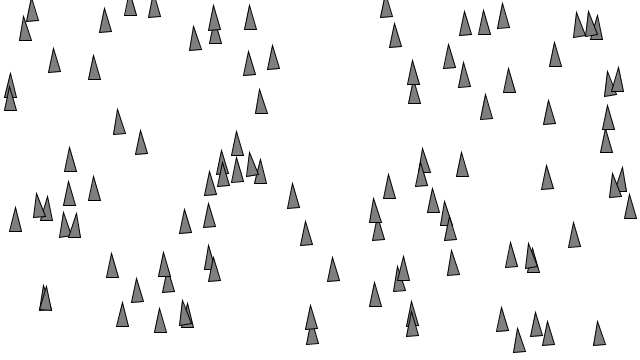
Frame 1 (no input)
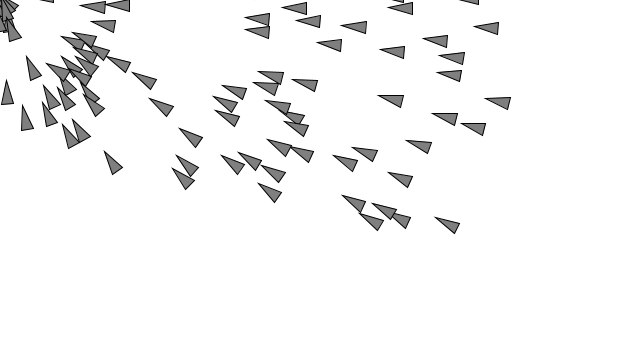
Frame 60 (the mouse pressed at the canvas centre just before this capture)
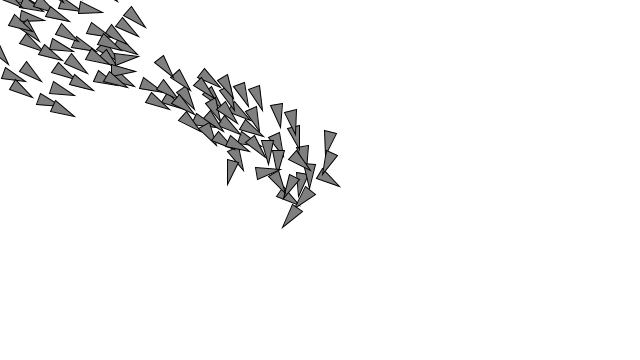
Frame 120 (the mouse held since frame 60 and released just before this capture)

The Processing sketch that drew these frames (run headless with seeded random() and noise(); from frame 60 on, the mouse is pressed at the canvas centre):

// Processing sketch: seek_and_separate
// ── seek_and_separate.pde
ArrayList<Vehicle> vehicles;

void setup() {
  size(640, 360);
  vehicles = new ArrayList();
  for(int i = 0; i < 100; i++) {
    vehicles.add(new Vehicle(random(width), random(height))); 
  }
}

void draw() {
  background(255);
  
  for(Vehicle v : vehicles) {
    v.applyBehaviors(vehicles);
    v.update();
    v.display();
  }
}

void mouseDragged() {
  vehicles.add(new Vehicle(mouseX, mouseY));  
}

// ── vehicle.pde
class Vehicle {
  
    PVector position;
    PVector velocity;
    PVector acceleration;
    float r;
    float maxforce;
    float maxspeed;
    
    Vehicle(float x, float y) {
      acceleration = new PVector(0,0);
      velocity = new PVector(0,-2);
      position = new PVector(x,y);
      r=6;
      maxspeed = 4;
      maxforce = 0.1;
    }
    
    void update() {
      velocity.add(acceleration);
      velocity.limit(maxspeed);
      position.add(velocity);
      acceleration.mult(0);
      
    }
    
    void applyForce(PVector force) {
      acceleration.add(force);  
    }
    
    //you can do stuff to an array list of this class within the class?!?!
    void applyBehaviors(ArrayList<Vehicle> vehicles) {
      PVector separateForce = separate(vehicles);
      PVector seekForce = seek(new PVector(mouseX, mouseY));
      //weighting the forces
      //can this be done dynamically to be based in the data??
      seekForce.mult(1);
      separateForce.mult(2);
      applyForce(separateForce);
      applyForce(seekForce);
    }
    
    PVector seek(PVector target) {
      PVector desired = PVector.sub(target,position);
      desired.normalize();
      desired.mult(maxspeed);
      
      PVector steer = PVector.sub(desired,velocity);
      steer.limit(maxforce);
      //applyForce(steer);
      return steer;
    }
    
    PVector separate (ArrayList<Vehicle> vehicles) {
      float desiredseparation = r*2;
      PVector sum = new PVector();
      int count = 0;
      for (Vehicle other : vehicles) {
        float d = PVector.dist(position, other.position);
        if ((d > 0) && (d < desiredseparation)) {
          PVector diff = PVector.sub(position, other.position);
          diff.normalize();
          diff.div(d);
          sum.add(diff);
          count++;
        }
      }
      if (count > 0) {
        sum.div(count);
        sum.normalize();
        sum.mult(maxspeed);
        sum.sub(velocity);
        sum.limit(maxforce);
      }
      return sum;
    }
    
    void display() {
      float theta = velocity.heading2D() + PI/2;
      fill(127);
      stroke(0);
      strokeWeight(1);
      push();
      translate(position.x, position.y);
      rotate(theta);
      beginShape();
      vertex(0, -r*2);
      vertex(-r, r*2);
      vertex(r, r*2);
      endShape(CLOSE);
      pop();
    }





}
